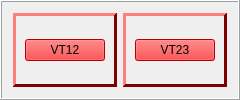
        <widget class="QFrame" name="frame">
         <property name="frameShape">
          <enum>QFrame::Box</enum>
         </property>
         <property name="frameShadow">
          <enum>QFrame::Raised</enum>
         </property>
         <layout class="QHBoxLayout" name="horizontalLayout">
          <item>
           <widget class="QFrame" name="F1">
            <property name="palette">
             <palette>
              <active>
               <colorrole role="WindowText">
                <brush brushstyle="SolidPattern">
                 <color alpha="255">
                  <red>0</red>
                  <green>0</green>
                  <blue>0</blue>
                 </color>
                </brush>
               </colorrole>
               <colorrole role="Button">
                <brush brushstyle="SolidPattern">
                 <color alpha="255">
                  <red>255</red>
                  <green>0</green>
                  <blue>0</blue>
                 </color>
                </brush>
               </colorrole>
               <colorrole role="Light">
                <brush brushstyle="SolidPattern">
                 <color alpha="255">
                  <red>255</red>
                  <green>127</green>
                  <blue>127</blue>
                 </color>
                </brush>
               </colorrole>
               <colorrole role="Midlight">
                <brush brushstyle="SolidPattern">
                 <color alpha="255">
                  <red>255</red>
                  <green>63</green>
                  <blue>63</blue>
                 </color>
                </brush>
               </colorrole>
               <colorrole role="Dark">
                <brush brushstyle="SolidPattern">
                 <color alpha="255">
                  <red>127</red>
                  <green>0</green>
                  <blue>0</blue>
                 </color>
                </brush>
               </colorrole>
               <colorrole role="Mid">
                <brush brushstyle="SolidPattern">
                 <color alpha="255">
                  <red>170</red>
                  <green>0</green>
                  <blue>0</blue>
                 </color>
                </brush>
               </colorrole>
               <colorrole role="Text">
                <brush brushstyle="SolidPattern">
                 <color alpha="255">
                  <red>0</red>
                  <green>0</green>
                  <blue>0</blue>
                 </color>
                </brush>
               </colorrole>
               <colorrole role="BrightText">
                <brush brushstyle="SolidPattern">
                 <color alpha="255">
                  <red>255</red>
                  <green>255</green>
                  <blue>255</blue>
                 </color>
                </brush>
               </colorrole>
               <colorrole role="ButtonText">
                <brush brushstyle="SolidPattern">
                 <color alpha="255">
                  <red>0</red>
                  <green>0</green>
                  <blue>0</blue>
                 </color>
                </brush>
               </colorrole>
               <colorrole role="Base">
                <brush brushstyle="SolidPattern">
                 <color alpha="255">
                  <red>255</red>
                  <green>255</green>
                  <blue>255</blue>
                 </color>
                </brush>
               </colorrole>
               <colorrole role="Window">
                <brush brushstyle="SolidPattern">
                 <color alpha="255">
                  <red>255</red>
                  <green>0</green>
                  <blue>0</blue>
                 </color>
                </brush>
               </colorrole>
               <colorrole role="Shadow">
                <brush brushstyle="SolidPattern">
                 <color alpha="255">
                  <red>0</red>
                  <green>0</green>
                  <blue>0</blue>
                 </color>
                </brush>
               </colorrole>
               <colorrole role="AlternateBase">
                <brush brushstyle="SolidPattern">
                 <color alpha="255">
                  <red>255</red>
                  <green>127</green>
                  <blue>127</blue>
                 </color>
                </brush>
               </colorrole>
               <colorrole role="ToolTipBase">
                <brush brushstyle="SolidPattern">
                 <color alpha="255">
                  <red>255</red>
                  <green>255</green>
                  <blue>220</blue>
                 </color>
                </brush>
               </colorrole>
               <colorrole role="ToolTipText">
                <brush brushstyle="SolidPattern">
                 <color alpha="255">
                  <red>0</red>
                  <green>0</green>
                  <blue>0</blue>
                 </color>
                </brush>
               </colorrole>
               <colorrole role="PlaceholderText">
                <brush brushstyle="NoBrush">
                 <color alpha="128">
                  <red>0</red>
                  <green>0</green>
                  <blue>0</blue>
                 </color>
                </brush>
               </colorrole>
              </active>
              <inactive>
               <colorrole role="WindowText">
                <brush brushstyle="SolidPattern">
                 <color alpha="255">
                  <red>0</red>
                  <green>0</green>
                  <blue>0</blue>
                 </color>
                </brush>
               </colorrole>
               <colorrole role="Button">
                <brush brushstyle="SolidPattern">
                 <color alpha="255">
                  <red>255</red>
                  <green>0</green>
                  <blue>0</blue>
                 </color>
                </brush>
               </colorrole>
               <colorrole role="Light">
                <brush brushstyle="SolidPattern">
                 <color alpha="255">
                  <red>255</red>
                  <green>127</green>
                  <blue>127</blue>
                 </color>
                </brush>
               </colorrole>
               <colorrole role="Midlight">
                <brush brushstyle="SolidPattern">
                 <color alpha="255">
                  <red>255</red>
                  <green>63</green>
                  <blue>63</blue>
                 </color>
                </brush>
               </colorrole>
               <colorrole role="Dark">
                <brush brushstyle="SolidPattern">
                 <color alpha="255">
                  <red>127</red>
                  <green>0</green>
                  <blue>0</blue>
                 </color>
                </brush>
               </colorrole>
               <colorrole role="Mid">
                <brush brushstyle="SolidPattern">
                 <color alpha="255">
                  <red>170</red>
                  <green>0</green>
                  <blue>0</blue>
                 </color>
                </brush>
               </colorrole>
               <colorrole role="Text">
                <brush brushstyle="SolidPattern">
                 <color alpha="255">
                  <red>0</red>
                  <green>0</green>
                  <blue>0</blue>
                 </color>
                </brush>
               </colorrole>
               <colorrole role="BrightText">
                <brush brushstyle="SolidPattern">
                 <color alpha="255">
                  <red>255</red>
                  <green>255</green>
                  <blue>255</blue>
                 </color>
                </brush>
               </colorrole>
               <colorrole role="ButtonText">
                <brush brushstyle="SolidPattern">
                 <color alpha="255">
                  <red>0</red>
                  <green>0</green>
                  <blue>0</blue>
                 </color>
                </brush>
               </colorrole>
               <colorrole role="Base">
                <brush brushstyle="SolidPattern">
                 <color alpha="255">
                  <red>255</red>
                  <green>255</green>
                  <blue>255</blue>
                 </color>
                </brush>
               </colorrole>
               <colorrole role="Window">
                <brush brushstyle="SolidPattern">
                 <color alpha="255">
                  <red>255</red>
                  <green>0</green>
                  <blue>0</blue>
                 </color>
                </brush>
               </colorrole>
               <colorrole role="Shadow">
                <brush brushstyle="SolidPattern">
                 <color alpha="255">
                  <red>0</red>
                  <green>0</green>
                  <blue>0</blue>
                 </color>
                </brush>
               </colorrole>
               <colorrole role="AlternateBase">
                <brush brushstyle="SolidPattern">
                 <color alpha="255">
                  <red>255</red>
                  <green>127</green>
                  <blue>127</blue>
                 </color>
                </brush>
               </colorrole>
               <colorrole role="ToolTipBase">
                <brush brushstyle="SolidPattern">
                 <color alpha="255">
                  <red>255</red>
                  <green>255</green>
                  <blue>220</blue>
                 </color>
                </brush>
               </colorrole>
               <colorrole role="ToolTipText">
                <brush brushstyle="SolidPattern">
                 <color alpha="255">
                  <red>0</red>
                  <green>0</green>
                  <blue>0</blue>
                 </color>
                </brush>
               </colorrole>
               <colorrole role="PlaceholderText">
                <brush brushstyle="NoBrush">
                 <color alpha="128">
                  <red>0</red>
                  <green>0</green>
                  <blue>0</blue>
                 </color>
                </brush>
               </colorrole>
              </inactive>
              <disabled>
               <colorrole role="WindowText">
                <brush brushstyle="SolidPattern">
                 <color alpha="255">
                  <red>127</red>
                  <green>0</green>
                  <blue>0</blue>
                 </color>
                </brush>
               </colorrole>
               <colorrole role="Button">
                <brush brushstyle="SolidPattern">
                 <color alpha="255">
                  <red>255</red>
                  <green>0</green>
                  <blue>0</blue>
                 </color>
                </brush>
               </colorrole>
               <colorrole role="Light">
                <brush brushstyle="SolidPattern">
                 <color alpha="255">
                  <red>255</red>
                  <green>127</green>
                  <blue>127</blue>
                 </color>
                </brush>
               </colorrole>
               <colorrole role="Midlight">
                <brush brushstyle="SolidPattern">
                 <color alpha="255">
                  <red>255</red>
                  <green>63</green>
                  <blue>63</blue>
                 </color>
                </brush>
               </colorrole>
               <colorrole role="Dark">
                <brush brushstyle="SolidPattern">
                 <color alpha="255">
                  <red>127</red>
                  <green>0</green>
                  <blue>0</blue>
                 </color>
                </brush>
               </colorrole>
               <colorrole role="Mid">
                <brush brushstyle="SolidPattern">
                 <color alpha="255">
                  <red>170</red>
                  <green>0</green>
                  <blue>0</blue>
                 </color>
                </brush>
               </colorrole>
               <colorrole role="Text">
                <brush brushstyle="SolidPattern">
                 <color alpha="255">
                  <red>127</red>
                  <green>0</green>
                  <blue>0</blue>
                 </color>
                </brush>
               </colorrole>
               <colorrole role="BrightText">
                <brush brushstyle="SolidPattern">
                 <color alpha="255">
                  <red>255</red>
                  <green>255</green>
                  <blue>255</blue>
                 </color>
                </brush>
               </colorrole>
               <colorrole role="ButtonText">
                <brush brushstyle="SolidPattern">
                 <color alpha="255">
                  <red>127</red>
                  <green>0</green>
                  <blue>0</blue>
                 </color>
                </brush>
               </colorrole>
               <colorrole role="Base">
                <brush brushstyle="SolidPattern">
                 <color alpha="255">
                  <red>255</red>
                  <green>0</green>
                  <blue>0</blue>
                 </color>
                </brush>
               </colorrole>
               <colorrole role="Window">
                <brush brushstyle="SolidPattern">
                 <color alpha="255">
                  <red>255</red>
                  <green>0</green>
                  <blue>0</blue>
                 </color>
                </brush>
               </colorrole>
               <colorrole role="Shadow">
                <brush brushstyle="SolidPattern">
                 <color alpha="255">
                  <red>0</red>
                  <green>0</green>
                  <blue>0</blue>
                 </color>
                </brush>
               </colorrole>
               <colorrole role="AlternateBase">
                <brush brushstyle="SolidPattern">
                 <color alpha="255">
                  <red>255</red>
                  <green>0</green>
                  <blue>0</blue>
                 </color>
                </brush>
               </colorrole>
               <colorrole role="ToolTipBase">
                <brush brushstyle="SolidPattern">
                 <color alpha="255">
                  <red>255</red>
                  <green>255</green>
                  <blue>220</blue>
                 </color>
                </brush>
               </colorrole>
               <colorrole role="ToolTipText">
                <brush brushstyle="SolidPattern">
                 <color alpha="255">
                  <red>0</red>
                  <green>0</green>
                  <blue>0</blue>
                 </color>
                </brush>
               </colorrole>
               <colorrole role="PlaceholderText">
                <brush brushstyle="NoBrush">
                 <color alpha="128">
                  <red>0</red>
                  <green>0</green>
                  <blue>0</blue>
                 </color>
                </brush>
               </colorrole>
              </disabled>
             </palette>
            </property>
            <property name="frameShape">
             <enum>QFrame::Panel</enum>
            </property>
            <property name="frameShadow">
             <enum>QFrame::Raised</enum>
            </property>
            <property name="lineWidth">
             <number>3</number>
            </property>
            <layout class="QGridLayout" name="gridLayout_4">
             <item row="0" column="0">
              <widget class="QPushButton" name="V12">
               <property name="text">
                <string>VT12</string>
               </property>
              </widget>
             </item>
            </layout>
           </widget>
          </item>
          <item>
           <widget class="QFrame" name="F2">
            <property name="palette">
             <palette>
              <active>
               <colorrole role="WindowText">
                <brush brushstyle="SolidPattern">
                 <color alpha="255">
                  <red>0</red>
                  <green>0</green>
                  <blue>0</blue>
                 </color>
                </brush>
               </colorrole>
               <colorrole role="Button">
                <brush brushstyle="SolidPattern">
                 <color alpha="255">
                  <red>255</red>
                  <green>0</green>
                  <blue>0</blue>
                 </color>
                </brush>
               </colorrole>
               <colorrole role="Light">
                <brush brushstyle="SolidPattern">
                 <color alpha="255">
                  <red>255</red>
                  <green>127</green>
                  <blue>127</blue>
                 </color>
                </brush>
               </colorrole>
               <colorrole role="Midlight">
                <brush brushstyle="SolidPattern">
                 <color alpha="255">
                  <red>255</red>
                  <green>63</green>
                  <blue>63</blue>
                 </color>
                </brush>
               </colorrole>
               <colorrole role="Dark">
                <brush brushstyle="SolidPattern">
                 <color alpha="255">
                  <red>127</red>
                  <green>0</green>
                  <blue>0</blue>
                 </color>
                </brush>
               </colorrole>
               <colorrole role="Mid">
                <brush brushstyle="SolidPattern">
                 <color alpha="255">
                  <red>170</red>
                  <green>0</green>
                  <blue>0</blue>
                 </color>
                </brush>
               </colorrole>
               <colorrole role="Text">
                <brush brushstyle="SolidPattern">
                 <color alpha="255">
                  <red>0</red>
                  <green>0</green>
                  <blue>0</blue>
                 </color>
                </brush>
               </colorrole>
               <colorrole role="BrightText">
                <brush brushstyle="SolidPattern">
                 <color alpha="255">
                  <red>255</red>
                  <green>255</green>
                  <blue>255</blue>
                 </color>
                </brush>
               </colorrole>
               <colorrole role="ButtonText">
                <brush brushstyle="SolidPattern">
                 <color alpha="255">
                  <red>0</red>
                  <green>0</green>
                  <blue>0</blue>
                 </color>
                </brush>
               </colorrole>
               <colorrole role="Base">
                <brush brushstyle="SolidPattern">
                 <color alpha="255">
                  <red>255</red>
                  <green>255</green>
                  <blue>255</blue>
                 </color>
                </brush>
               </colorrole>
               <colorrole role="Window">
                <brush brushstyle="SolidPattern">
                 <color alpha="255">
                  <red>255</red>
                  <green>0</green>
                  <blue>0</blue>
                 </color>
                </brush>
               </colorrole>
               <colorrole role="Shadow">
                <brush brushstyle="SolidPattern">
                 <color alpha="255">
                  <red>0</red>
                  <green>0</green>
                  <blue>0</blue>
                 </color>
                </brush>
               </colorrole>
               <colorrole role="AlternateBase">
                <brush brushstyle="SolidPattern">
                 <color alpha="255">
                  <red>255</red>
                  <green>127</green>
                  <blue>127</blue>
                 </color>
                </brush>
               </colorrole>
               <colorrole role="ToolTipBase">
                <brush brushstyle="SolidPattern">
                 <color alpha="255">
                  <red>255</red>
                  <green>255</green>
                  <blue>220</blue>
                 </color>
                </brush>
               </colorrole>
               <colorrole role="ToolTipText">
                <brush brushstyle="SolidPattern">
                 <color alpha="255">
                  <red>0</red>
                  <green>0</green>
                  <blue>0</blue>
                 </color>
                </brush>
               </colorrole>
               <colorrole role="PlaceholderText">
                <brush brushstyle="NoBrush">
                 <color alpha="128">
                  <red>0</red>
                  <green>0</green>
                  <blue>0</blue>
                 </color>
                </brush>
               </colorrole>
              </active>
              <inactive>
               <colorrole role="WindowText">
                <brush brushstyle="SolidPattern">
                 <color alpha="255">
                  <red>0</red>
                  <green>0</green>
                  <blue>0</blue>
                 </color>
                </brush>
               </colorrole>
               <colorrole role="Button">
                <brush brushstyle="SolidPattern">
                 <color alpha="255">
                  <red>255</red>
                  <green>0</green>
                  <blue>0</blue>
                 </color>
                </brush>
               </colorrole>
               <colorrole role="Light">
                <brush brushstyle="SolidPattern">
                 <color alpha="255">
                  <red>255</red>
                  <green>127</green>
                  <blue>127</blue>
                 </color>
                </brush>
               </colorrole>
               <colorrole role="Midlight">
                <brush brushstyle="SolidPattern">
                 <color alpha="255">
                  <red>255</red>
                  <green>63</green>
                  <blue>63</blue>
                 </color>
                </brush>
               </colorrole>
               <colorrole role="Dark">
                <brush brushstyle="SolidPattern">
                 <color alpha="255">
                  <red>127</red>
                  <green>0</green>
                  <blue>0</blue>
                 </color>
                </brush>
               </colorrole>
               <colorrole role="Mid">
                <brush brushstyle="SolidPattern">
                 <color alpha="255">
                  <red>170</red>
                  <green>0</green>
                  <blue>0</blue>
                 </color>
                </brush>
               </colorrole>
               <colorrole role="Text">
                <brush brushstyle="SolidPattern">
                 <color alpha="255">
                  <red>0</red>
                  <green>0</green>
                  <blue>0</blue>
                 </color>
                </brush>
               </colorrole>
               <colorrole role="BrightText">
                <brush brushstyle="SolidPattern">
                 <color alpha="255">
                  <red>255</red>
                  <green>255</green>
                  <blue>255</blue>
                 </color>
                </brush>
               </colorrole>
               <colorrole role="ButtonText">
                <brush brushstyle="SolidPattern">
                 <color alpha="255">
                  <red>0</red>
                  <green>0</green>
                  <blue>0</blue>
                 </color>
                </brush>
               </colorrole>
               <colorrole role="Base">
                <brush brushstyle="SolidPattern">
                 <color alpha="255">
                  <red>255</red>
                  <green>255</green>
                  <blue>255</blue>
                 </color>
                </brush>
               </colorrole>
               <colorrole role="Window">
                <brush brushstyle="SolidPattern">
                 <color alpha="255">
                  <red>255</red>
                  <green>0</green>
                  <blue>0</blue>
                 </color>
                </brush>
               </colorrole>
               <colorrole role="Shadow">
                <brush brushstyle="SolidPattern">
                 <color alpha="255">
                  <red>0</red>
                  <green>0</green>
                  <blue>0</blue>
                 </color>
                </brush>
               </colorrole>
               <colorrole role="AlternateBase">
                <brush brushstyle="SolidPattern">
                 <color alpha="255">
                  <red>255</red>
                  <green>127</green>
                  <blue>127</blue>
                 </color>
                </brush>
               </colorrole>
               <colorrole role="ToolTipBase">
                <brush brushstyle="SolidPattern">
                 <color alpha="255">
                  <red>255</red>
                  <green>255</green>
                  <blue>220</blue>
                 </color>
                </brush>
               </colorrole>
               <colorrole role="ToolTipText">
                <brush brushstyle="SolidPattern">
                 <color alpha="255">
                  <red>0</red>
                  <green>0</green>
                  <blue>0</blue>
                 </color>
                </brush>
               </colorrole>
               <colorrole role="PlaceholderText">
                <brush brushstyle="NoBrush">
                 <color alpha="128">
                  <red>0</red>
                  <green>0</green>
                  <blue>0</blue>
                 </color>
                </brush>
               </colorrole>
              </inactive>
              <disabled>
               <colorrole role="WindowText">
                <brush brushstyle="SolidPattern">
                 <color alpha="255">
                  <red>127</red>
                  <green>0</green>
                  <blue>0</blue>
                 </color>
                </brush>
               </colorrole>
               <colorrole role="Button">
                <brush brushstyle="SolidPattern">
                 <color alpha="255">
                  <red>255</red>
                  <green>0</green>
                  <blue>0</blue>
                 </color>
                </brush>
               </colorrole>
               <colorrole role="Light">
                <brush brushstyle="SolidPattern">
                 <color alpha="255">
                  <red>255</red>
                  <green>127</green>
                  <blue>127</blue>
                 </color>
                </brush>
               </colorrole>
               <colorrole role="Midlight">
                <brush brushstyle="SolidPattern">
                 <color alpha="255">
                  <red>255</red>
                  <green>63</green>
                  <blue>63</blue>
                 </color>
                </brush>
               </colorrole>
               <colorrole role="Dark">
                <brush brushstyle="SolidPattern">
                 <color alpha="255">
                  <red>127</red>
                  <green>0</green>
                  <blue>0</blue>
                 </color>
                </brush>
               </colorrole>
               <colorrole role="Mid">
                <brush brushstyle="SolidPattern">
                 <color alpha="255">
                  <red>170</red>
                  <green>0</green>
                  <blue>0</blue>
                 </color>
                </brush>
               </colorrole>
               <colorrole role="Text">
                <brush brushstyle="SolidPattern">
                 <color alpha="255">
                  <red>127</red>
                  <green>0</green>
                  <blue>0</blue>
                 </color>
                </brush>
               </colorrole>
               <colorrole role="BrightText">
                <brush brushstyle="SolidPattern">
                 <color alpha="255">
                  <red>255</red>
                  <green>255</green>
                  <blue>255</blue>
                 </color>
                </brush>
               </colorrole>
               <colorrole role="ButtonText">
                <brush brushstyle="SolidPattern">
                 <color alpha="255">
                  <red>127</red>
                  <green>0</green>
                  <blue>0</blue>
                 </color>
                </brush>
               </colorrole>
               <colorrole role="Base">
                <brush brushstyle="SolidPattern">
                 <color alpha="255">
                  <red>255</red>
                  <green>0</green>
                  <blue>0</blue>
                 </color>
                </brush>
               </colorrole>
               <colorrole role="Window">
                <brush brushstyle="SolidPattern">
                 <color alpha="255">
                  <red>255</red>
                  <green>0</green>
                  <blue>0</blue>
                 </color>
                </brush>
               </colorrole>
               <colorrole role="Shadow">
                <brush brushstyle="SolidPattern">
                 <color alpha="255">
                  <red>0</red>
                  <green>0</green>
                  <blue>0</blue>
                 </color>
                </brush>
               </colorrole>
               <colorrole role="AlternateBase">
                <brush brushstyle="SolidPattern">
                 <color alpha="255">
                  <red>255</red>
                  <green>0</green>
                  <blue>0</blue>
                 </color>
                </brush>
               </colorrole>
               <colorrole role="ToolTipBase">
                <brush brushstyle="SolidPattern">
                 <color alpha="255">
                  <red>255</red>
                  <green>255</green>
                  <blue>220</blue>
                 </color>
                </brush>
               </colorrole>
               <colorrole role="ToolTipText">
                <brush brushstyle="SolidPattern">
                 <color alpha="255">
                  <red>0</red>
                  <green>0</green>
                  <blue>0</blue>
                 </color>
                </brush>
               </colorrole>
               <colorrole role="PlaceholderText">
                <brush brushstyle="NoBrush">
                 <color alpha="128">
                  <red>0</red>
                  <green>0</green>
                  <blue>0</blue>
                 </color>
                </brush>
               </colorrole>
              </disabled>
             </palette>
            </property>
            <property name="frameShape">
             <enum>QFrame::Panel</enum>
            </property>
            <property name="frameShadow">
             <enum>QFrame::Raised</enum>
            </property>
            <property name="lineWidth">
             <number>3</number>
            </property>
            <layout class="QGridLayout" name="gridLayout_5">
             <item row="0" column="0">
              <widget class="QPushButton" name="V23">
               <property name="text">
                <string>VT23</string>
               </property>
              </widget>
             </item>
            </layout>
           </widget>
          </item>
         </layout>
        </widget>
